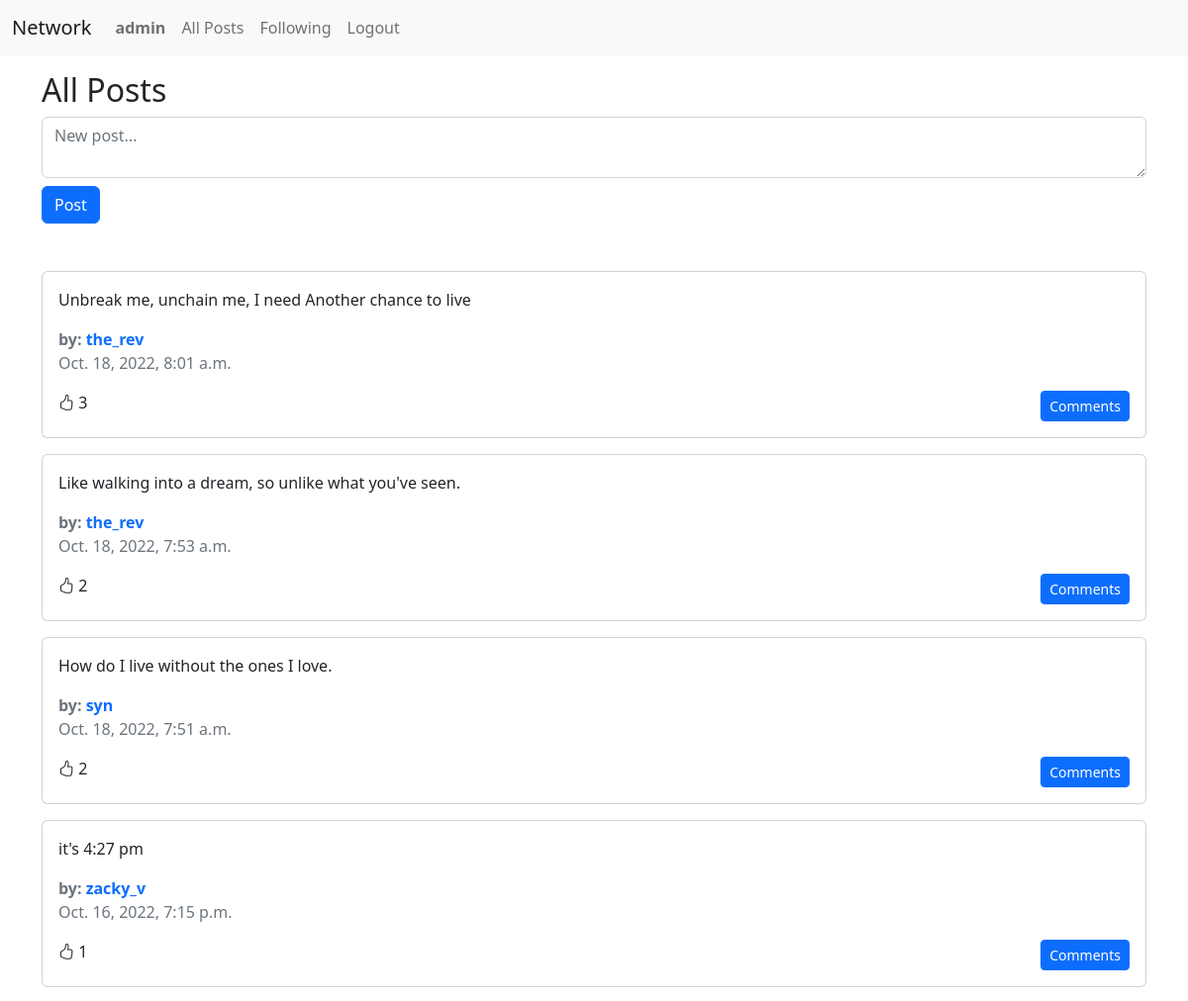
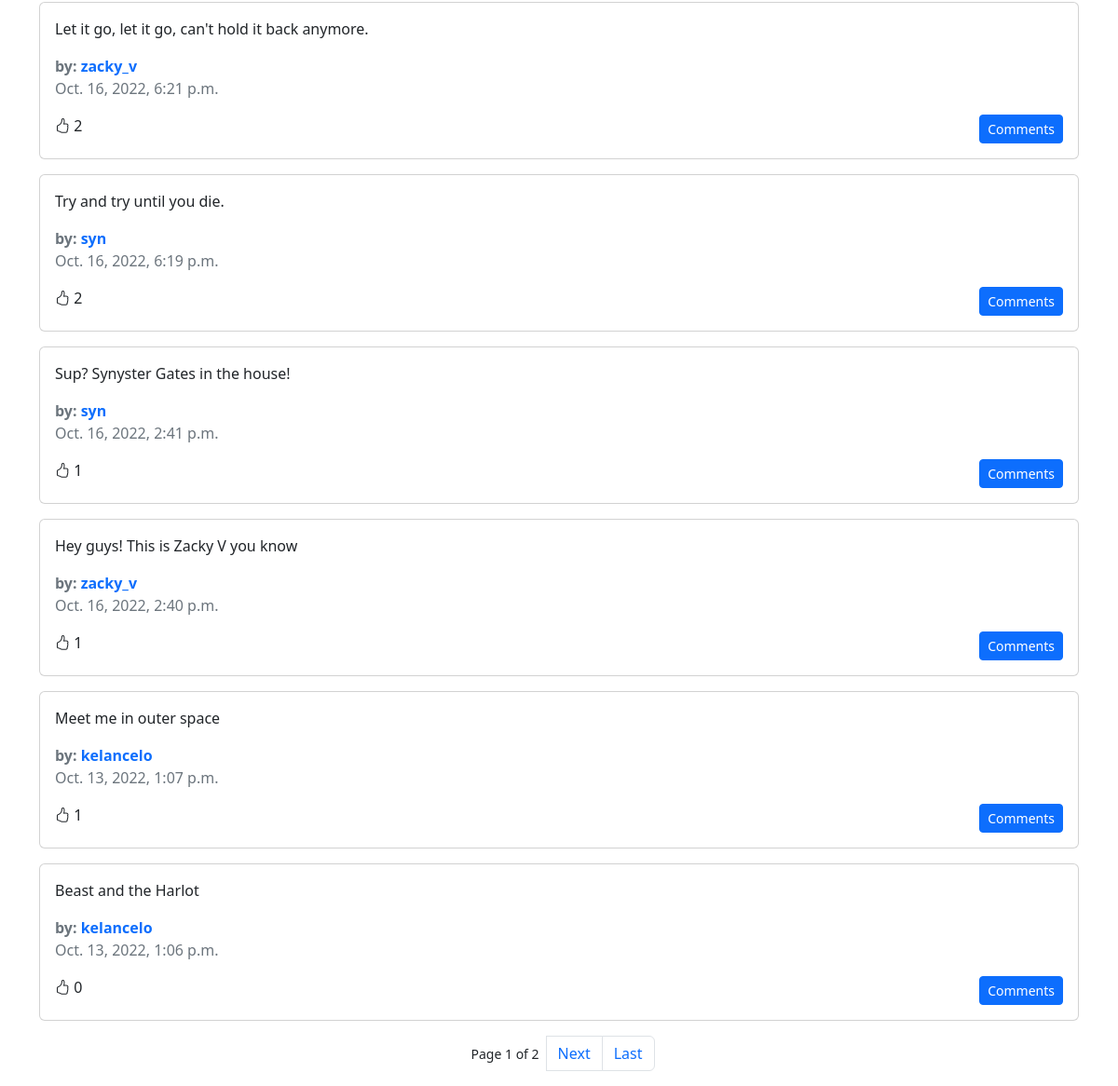
Screenshot of / (signed in) with the database file from the repository (2 pictures, top to bottom).
### network/models.py (models this page shows, shortened)
class User(AbstractUser):
    following = models.ManyToManyField("self", blank=True, related_name="followers", symmetrical=False)
    liked_posts = models.ManyToManyField("Post", blank=True, related_name="likers")

class Post(models.Model):
    author = models.ForeignKey(User, on_delete=models.CASCADE, related_name="posts")
    body = models.TextField()
    date_created = models.DateTimeField(auto_now_add=True)

### network/views.py (the view, shortened to what this page needs)
# urls.py: path("", views.index, name="index"),
def index(request):
    posts = Post.objects.order_by("-date_created")
    for post in posts:
        setattr(post, "like_count", post.likers.count())
        if request.user.is_authenticated:
            setattr(post, "liked", request.user.liked_posts.filter(pk=post.id).exists())
    page_num = request.GET.get("page")
    if not page_num:
        page_num = 1
    paginator = Paginator(posts, 10)
    page = paginator.get_page(page_num)
    return render(request, "network/index.html", {
        "page": page
    })

### network/templates/network/index.html (shortened to what this page needs)
{% extends "network/posts_layout.html" %}
{% block header %}
<h1 class="fs-2">All Posts</h1>
<form action="{% url 'index' %}" method="post" class="mb-5">
  <textarea name="body" rows="2" placeholder="New post..." class="form-control mb-2" required></textarea>
  <input type="submit" value="Post" class="btn btn-primary" />
</form>
{% endblock %}

### network/templates/network/posts_layout.html (shortened to what this page needs)
{% extends "network/layout.html" %}
{% load static %}
{% block body %}
{% block header %}{% endblock %}
<div id="posts" class="row gy-3">
    {% for post in page %}
    <div class="col-12">
        <div class="card">
            <div class="card-body">
                <p class="card-text" id="post-{{ post.id }}-body">{{ post.body }}</p>
                <div class="text-muted fw-bold">
                    by:
                    <a href="{% url 'user' user_id=post.author.id %}" class="profile-link">
                        {{ post.author.username }}
                    </a>
                </div>
                <div class="card-text text-muted mb-3">{{ post.date_created }}</div>
                <div class="d-flex">
                    <div class="me-auto">
                        {% if post.liked %}
                        <i class="bi bi-hand-thumbs-up-fill like-button" data-post-id="{{ post.id }}"></i>
                        {% else %}
                        <i class="bi bi-hand-thumbs-up like-button" data-post-id="{{post.id}}"></i>
                        {% endif %}
                        <span class="like-count">{{ post.like_count }}</span>
                    </div>
                    <button
                        data-post-id="{{post.id}}"
                        class="btn btn-sm btn-primary comments-button"
                        data-bs-toggle="modal"
                        data-bs-target="#comments-modal"
                    >
                        Comments
                    </button>
                </div>
            </div>
        </div>
    </div>
    {% endfor %}
</div>
{% if page.paginator.num_pages > 1 %}
<nav>
    <ul class="pagination mt-3 justify-content-center">
        <small class="mx-2 align-self-center">
            Page {{ page.number }} of {{ page.paginator.num_pages }}
        </small>
        {% if page.has_next %}
        <li class="page-item">
            <a class="page-link" href="?page={{ page.next_page_number }}">Next</a>
        </li>
        <li class="page-item">
            <a class="page-link" href="?page={{ page.paginator.num_pages }}">Last</a>
        </li>
        {% endif %}
    </ul>
</nav>
{% endif %}
{% endblock %}

### network/templates/network/layout.html (shortened to what this page needs)
{% load static %}
<!DOCTYPE html>
<html lang="en">
<head>
    <link href="https://cdn.jsdelivr.net/npm/bootstrap@5.2.2/dist/css/bootstrap.min.css" rel="stylesheet"
>
    <link href="{% static 'network/styles.css' %}" rel="stylesheet">
    <link rel="stylesheet" href="https://cdn.jsdelivr.net/npm/bootstrap-icons@1.9.1/font/bootstrap-icons.css">
</head>
<body>
    <nav class="navbar navbar-expand-lg navbar-light bg-light mb-3">
        <div class="container-fluid">
            <a class="navbar-brand" href="{% url 'index' %}">Network</a>
            <div class="collapse navbar-collapse" id="navbarNavAltMarkup">
                <div class="navbar-nav">
                    {% if user.is_authenticated %}
                    <a class="nav-link" href="{% url 'user' user_id=user.id%}"><strong>{{ user.username }}</strong></a>
                    {% endif %}
                    <a class="nav-link" href="{% url 'index' %}">All Posts</a>
                    {% if user.is_authenticated %}
                    <a class="nav-link" href="{% url 'following' %}">Following</a>
                    <a class="nav-link" href="{% url 'logout' %}">Logout</a>
                    {% else %}
                    <a class="nav-link" href="{% url 'login' %}">Login</a>
                    <a class="nav-link" href="{% url 'register' %}">Register</a>
                    {% endif %}
                </div>
            </div>
        </div>
    </nav>
    <div class="body container">
        {% block body %}
        {% endblock %}
    </div>
</body>
</html>

### network/static/network/styles.css (style rules this page uses)
.profile-link { text-decoration: none; }
.like-button { cursor: pointer; }
.page-link { cursor: pointer; }

### rows the page displays
User: username "admin"
Post: body "Unbreak me, unchain me, I need Another chance to live", author.username "the_rev", date_created "Oct. 18, 2022, 8:01 a.m.", like_count "3"
Post: body "Like walking into a dream, so unlike what you've seen.", author.username "the_rev", date_created "Oct. 18, 2022, 7:53 a.m.", like_count "2"
Post: body "How do I live without the ones I love.", author.username "syn", date_created "Oct. 18, 2022, 7:51 a.m.", like_count "2"
Post: body "it's 4:27 pm", author.username "zacky_v", date_created "Oct. 16, 2022, 7:15 p.m.", like_count "1"
Post: body "Let it go, let it go, can't hold it back anymore.", author.username "zacky_v", date_created "Oct. 16, 2022, 6:21 p.m.", like_count "2"
Post: body "Try and try until you die.", author.username "syn", date_created "Oct. 16, 2022, 6:19 p.m.", like_count "2"
Post: body "Sup? Synyster Gates in the house!", author.username "syn", date_created "Oct. 16, 2022, 2:41 p.m.", like_count "1"
Post: body "Hey guys! This is Zacky V you know", author.username "zacky_v", date_created "Oct. 16, 2022, 2:40 p.m.", like_count "1"
Post: body "Meet me in outer space", author.username "kelancelo", date_created "Oct. 13, 2022, 1:07 p.m.", like_count "1"
Post: body "Beast and the Harlot", author.username "kelancelo", date_created "Oct. 13, 2022, 1:06 p.m.", like_count "0"

### other values shown
{{ page.number }} "1"
{{ page.paginator.num_pages }} "2"
